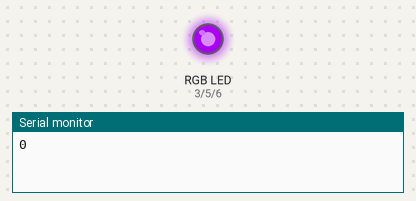
A sketch run on a simulated Arduino Uno, built with avr-gcc and run on an emulated ATmega328P. Parts: an RGB LED mixed from three pins (HIGH = lit), the last lines printed to the serial monitor. Dim RGB values are drawn brighter than linear.

Above: at 0.05 s.
At 1.75 s:
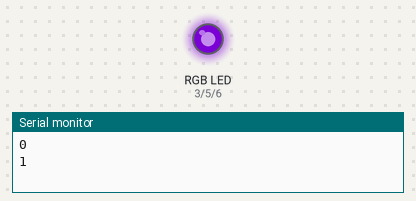
At 2.6 s:
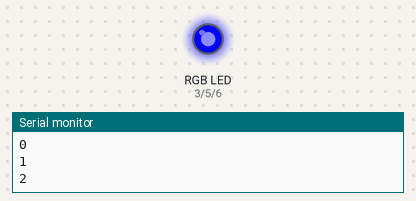
At 3.5 s:
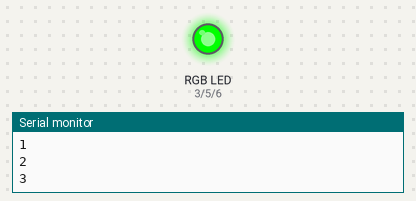
At 5.25 s:
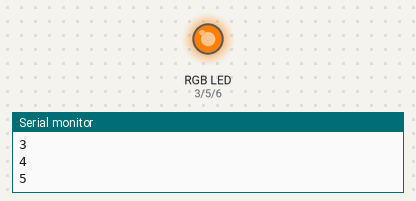
At 7.0 s:
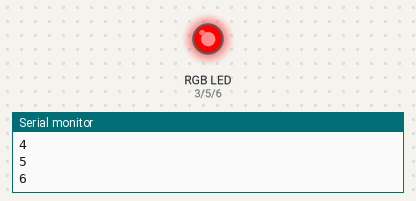
Timing chart, 0 to 9.1 s (numbered marks = the images above):
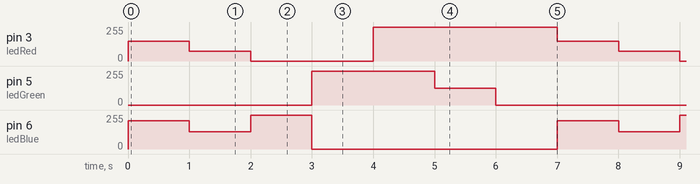

Measured:
- by itself, pin 3 (ledRed): repeats every 7.0 s: 75/255 1.0 s, 0/255 2.0 s, 255/255 3.0 s, 148/255 1.0 s
- by itself, pin 5 (ledGreen): repeats every 7.0 s: 127/255 1.0 s, 0/255 4.0 s, 255/255 2.0 s
- by itself, pin 6 (ledBlue): repeats every 7.0 s: 130/255 1.0 s, 255/255 1.0 s, 0/255 4.0 s, 211/255 1.0 s

The sketch:

rbg-led-vibgyor.ino
```cpp
int ledRed = 3;
int ledGreen = 5;
int ledBlue = 6;

void setup() {
  pinMode(ledRed, OUTPUT);
  pinMode(ledGreen, OUTPUT);
  pinMode(ledBlue, OUTPUT);
  Serial.begin(9600);
}

void loop() {
  // put your main code here, to run repeatedly:
  for (int i = 0; i < 7; i++) {
        writeLEDs(i);
        delay(1000); // Wait for 1 second
  }
}

void writeLEDs(int value) {
  Serial.println(value);
  if(value == 0){
    analogWrite(ledRed, 148);
    analogWrite(ledGreen, 0);
    analogWrite(ledBlue, 211);
  } else if(value == 1){
    analogWrite(ledRed, 75);
    analogWrite(ledGreen, 0);
    analogWrite(ledBlue, 130);
  } else if(value == 2){
    analogWrite(ledRed, 0);
    analogWrite(ledGreen, 0);
    analogWrite(ledBlue, 255);
  } else if(value == 3){
    analogWrite(ledRed, 0);
    analogWrite(ledGreen, 255);
    analogWrite(ledBlue, 0);
  } else if(value == 4){
    analogWrite(ledRed, 255);
    analogWrite(ledGreen, 255);
    analogWrite(ledBlue, 0);
  } else if(value == 5){
    analogWrite(ledRed, 255);
    analogWrite(ledGreen, 127);
    analogWrite(ledBlue, 0);
  } else if(value == 6){
    analogWrite(ledRed, 255);
    analogWrite(ledGreen, 0);
    analogWrite(ledBlue, 0);
  } else {
    analogWrite(ledRed, 0);
    analogWrite(ledGreen, 0);
    analogWrite(ledBlue, 0);
  }

}
```
